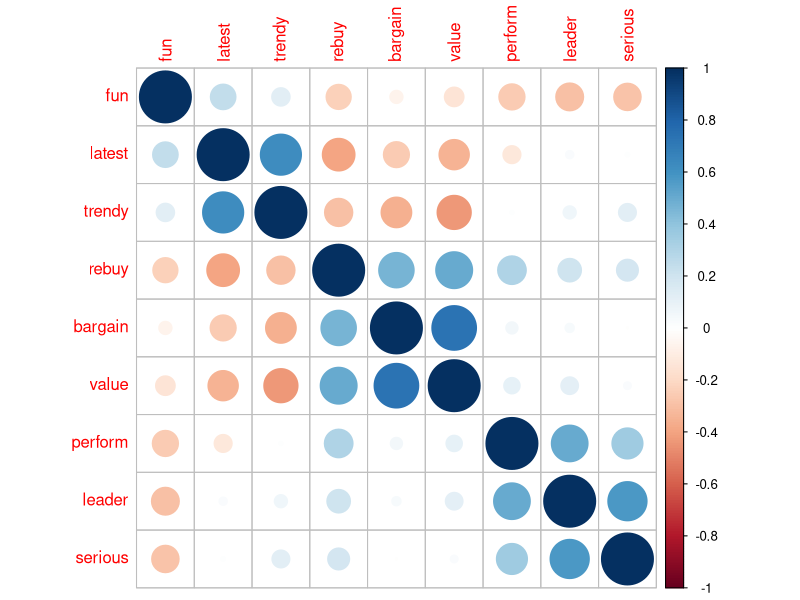

This chart was generated by the following R code:
library(readxl)
Percep <- read_excel("Percep.xlsx")
View(Percep)

brand.ratings<-Percep
head(brand.ratings)
tail(brand.ratings)
summary(brand.ratings)
str(brand.ratings)

x<-1:100
x.sc<-(x-mean(x)/sd(x))
summary(x.sc)

install.packages("corrplot")

brand.sc<-brand.ratings
brand.sc[,1:9]<-data.frame(scale(brand.ratings[,1:9]))

library(corrplot)
corrplot(cor(brand.sc[,1:9]), order = "hclust")

         